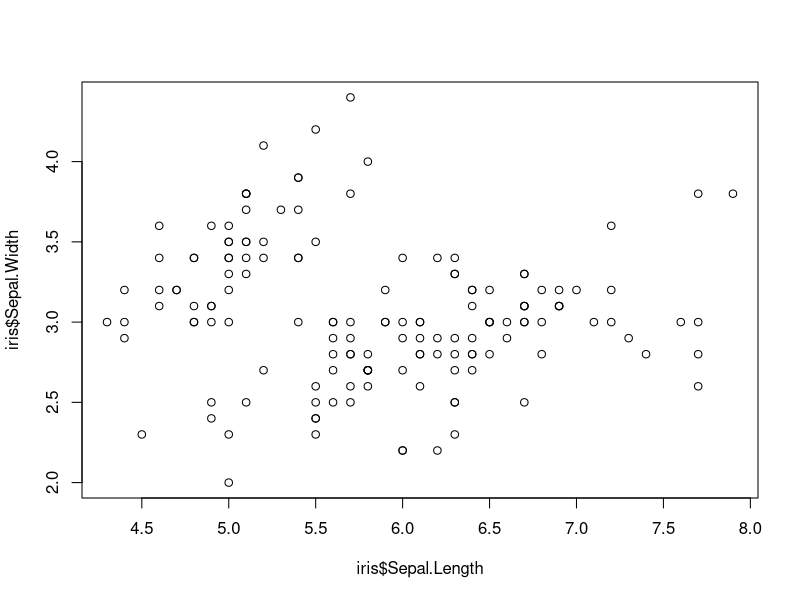
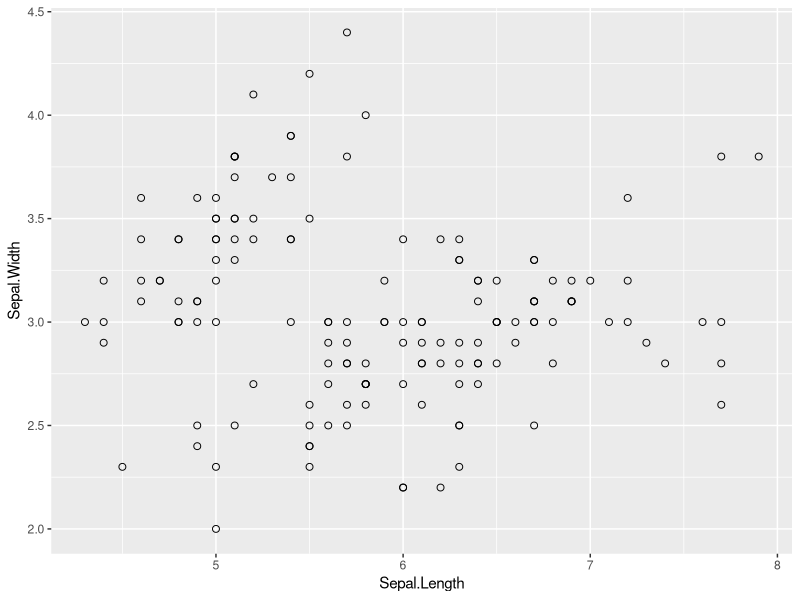
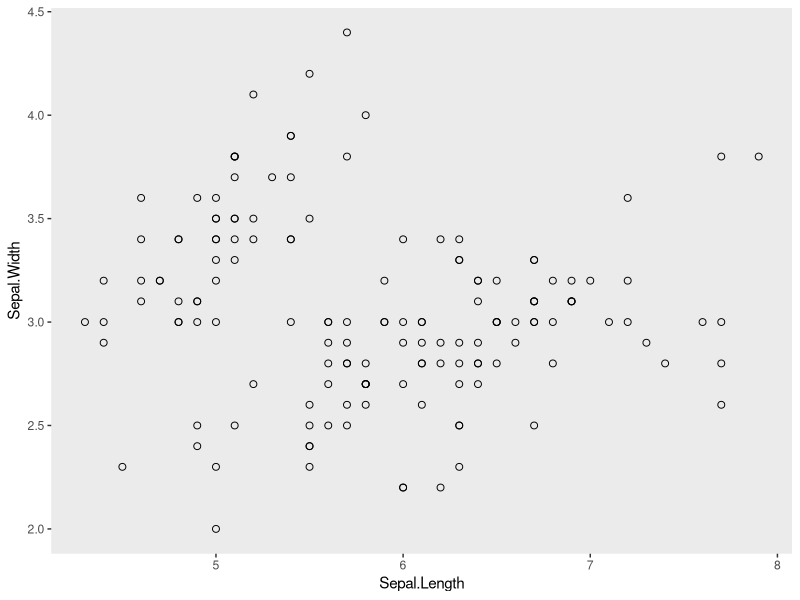
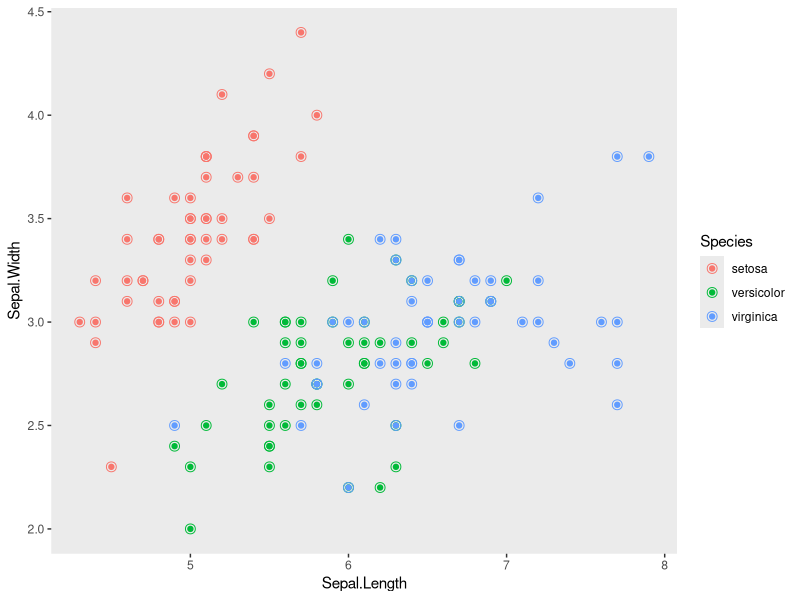

Generate these figures, in order, with R:
#use built in iris dataset
#take a look at it 
head(iris)
#load in some tidyverse packages
library(dplyr)
library(ggplot2)

#####################################
##### Part 1: for loops         #####
#####################################

#Using only data for iris versicolor
#write a for loop
#that produces a regression table
#for each of the following relationships
#1. iris  sepal length x width
#2. iris  petal length x width
#3. iris sepal length x petal length

#create subset of data with only versicolor species
versicolor<-iris[iris$Species=="versicolor",]

#create vectors for x and y variables to be iterated over in for loop
variablesy<-c(versicolor[1], versicolor[3], versicolor[1])
variablesx<-c(versicolor[2], versicolor[2], versicolor[4])
#create list
l<-list()
#go through for loop and perform 3 regressions in accordance with the variables
#specified in the variablesy and variablesx vectors
for( n in 1:3){
  l[[n]]<-lm(formula = variablesy[[n]] ~ variablesx[[n]])
}
l
#####################################
##### Part 2: data in dplyr     #####
#####################################

#use dplyr to join data of maximum height
#to a new iris data frame
height <- data.frame(Species = c("virginica","setosa","versicolor"),
					MaxHeight.cm = c(60,100,11.8))

#assign max height to each observation by species 
newframe<-left_join(iris, height)
newframe
#####################################
##### Part 3: plots in ggplot2  #####
#####################################
#look at base R scatter plot
plot(iris$Sepal.Length,iris$Sepal.Width)

#3a. now make the same plot in ggplot
ggplot(iris, aes(y=Sepal.Width, x=Sepal.Length)) + geom_point(size=2, shape=21)

#3b. make a scatter plot with ggplot and get rid of  busy grid lines

ggplot(iris, aes(y=Sepal.Width, x=Sepal.Length)) + geom_point(size=2, shape=21)+
  theme(panel.grid.major = element_blank(), panel.grid.minor = element_blank())

#3c.make a scatter plot with ggplot and get rid of grid lines,
#show species by color, and increase the point size
ggplot(iris, aes(y=Sepal.Width, x=Sepal.Length, color=Species)) + geom_point(size=3, shape=21)+
  theme(panel.grid.major = element_blank(), panel.grid.minor = element_blank())+geom_point()


#####################################
##### Question: how did         #####
##### arguments differ between  #####
##### plot and ggplot?          #####
#####################################		

#In handed in document on moodle